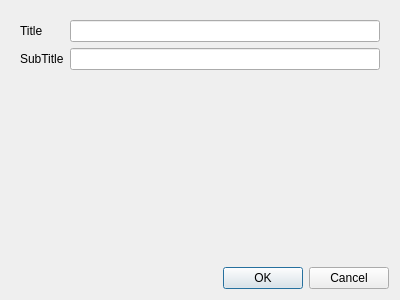
<?xml version="1.0" encoding="UTF-8"?>
<ui version="4.0">
 <class>Dialog</class>
 <widget class="QDialog" name="Dialog">
  <property name="geometry">
   <rect>
    <x>0</x>
    <y>0</y>
    <width>400</width>
    <height>300</height>
   </rect>
  </property>
  <property name="windowTitle">
   <string>Dialog</string>
  </property>
  <layout class="QVBoxLayout" name="verticalLayout">
   <item>
    <widget class="QWidget" name="widget" native="true">
     <layout class="QFormLayout" name="formLayout">
      <item row="0" column="0">
       <widget class="QLabel" name="label">
        <property name="text">
         <string>Title</string>
        </property>
       </widget>
      </item>
      <item row="0" column="1">
       <widget class="QLineEdit" name="titleEdit"/>
      </item>
      <item row="1" column="0">
       <widget class="QLabel" name="label_2">
        <property name="text">
         <string>SubTitle</string>
        </property>
       </widget>
      </item>
      <item row="1" column="1">
       <widget class="QLineEdit" name="subtitle_edit"/>
      </item>
     </layout>
    </widget>
   </item>
   <item>
    <widget class="QDialogButtonBox" name="buttonBox">
     <property name="orientation">
      <enum>Qt::Horizontal</enum>
     </property>
     <property name="standardButtons">
      <set>QDialogButtonBox::Cancel|QDialogButtonBox::Ok</set>
     </property>
    </widget>
   </item>
  </layout>
 </widget>
 <resources/>
 <connections>
  <connection>
   <sender>buttonBox</sender>
   <signal>accepted()</signal>
   <receiver>Dialog</receiver>
   <slot>accept()</slot>
   <hints>
    <hint type="sourcelabel">
     <x>248</x>
     <y>254</y>
    </hint>
    <hint type="destinationlabel">
     <x>157</x>
     <y>274</y>
    </hint>
   </hints>
  </connection>
  <connection>
   <sender>buttonBox</sender>
   <signal>rejected()</signal>
   <receiver>Dialog</receiver>
   <slot>reject()</slot>
   <hints>
    <hint type="sourcelabel">
     <x>316</x>
     <y>260</y>
    </hint>
    <hint type="destinationlabel">
     <x>286</x>
     <y>274</y>
    </hint>
   </hints>
  </connection>
 </connections>
</ui>
